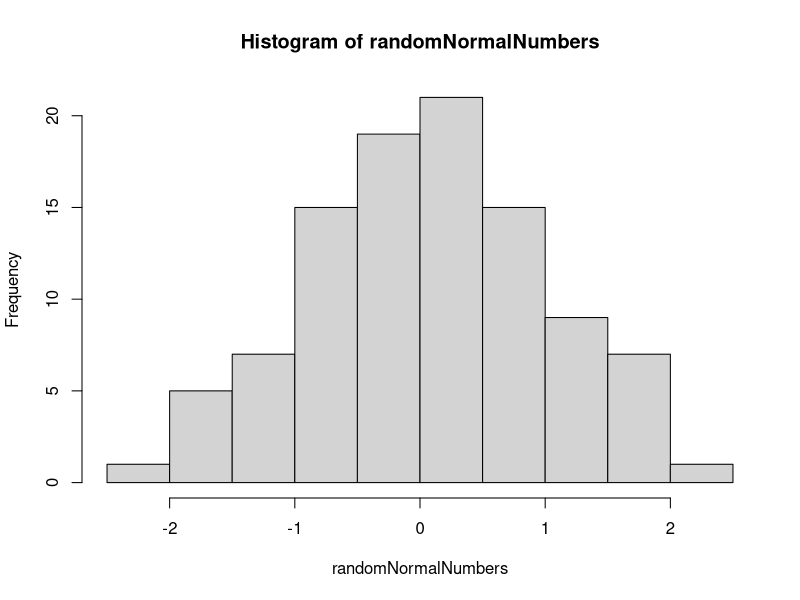
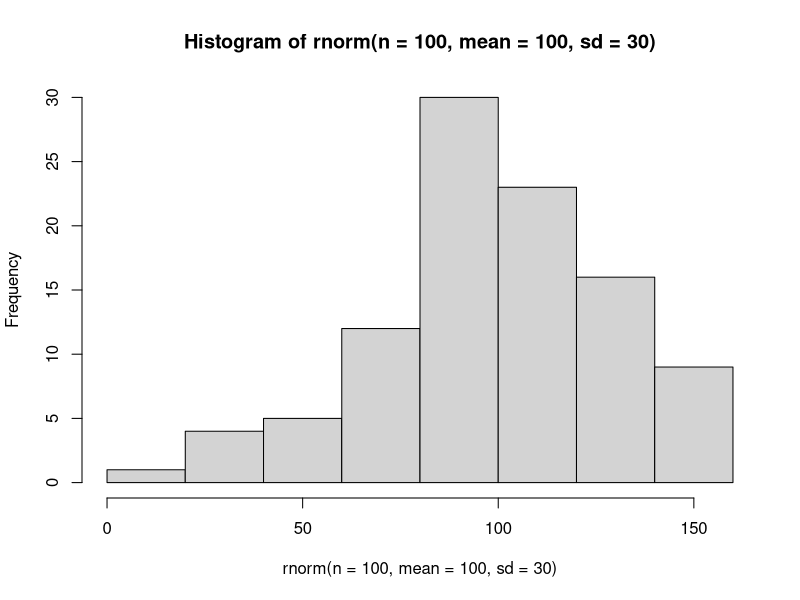

These figures' R source, in order: (Note: this script raises an error after producing the figures.)
#### Vectors, Matrices, Data Frames, and Lists
#### 17 January 2023
#### JMF

#### Vectors Continued.
## Properties

## Coercion 

### All atomic vectors are of the same data type
### If you use c() to assemble different data types, R coerces them

## logical -> integer -> double -> character (always goes to lowest type)

a <- c(2, 2.2)
a

#coerces to double 

b <- c("purple","green")
typeof(b)

d <- c(a,b)
print (d) # coerces to character which is why the numbers have "" around them in the console

### comparison operators yeild a logical result
a<- runif(10)
print(a)

a > 0.5 # conditional statement will give a logical result/ string of T/F of the different elements

### How many elements in the vector are greater than 0.5
sum(a>0.5)
mean(a>0.5) #what proportion of vector are greater than 0.5

#### Vectorization
## add a constant to a vector (does it automatically instead of you doing it by row)

z <- c(10, 20, 30)
z + 1 

##what happens when vectors are added together

y<- c(1,2,3)
z + y # results in an "element by element" operation on the vector 

z^2

## Recycling 
# what if vector lengths are not equal?

z
x<- c(1,2)
z+x #warning is issued but the calculation is still made. The shorter vector is always recycled
## recycling is the first number being used again if the numbers are not the same length

#### Simulating data: runif and rnorm()

runif (5) #5 random numbers
runif(n=5, min=5,max=10) 

set.seed(111) #set.seed can be any number, sets random number generator (is reproduciable)
runif(n=5, min=5,max=10)

##rnorm: random normal values with mean 0 and sd 1
randomNormalNumbers<-rnorm(100)
mean(randomNormalNumbers) #hist function shows distribution 

hist(randomNormalNumbers) # you get a histogram obvi hehe


rnorm(n=100,mean=100,sd=30)
hist(rnorm(n=100,mean=100,sd=30))

#### Matix Data Structures
## leaving atomic vectors behind
## 2 dimensional (rows and columns)
## homogenous data types

#matrix is an atomic vector organized into rows and columns
my_vec<-1:12
m<-matrix(data=my_vec, nrow=4)
m

m<-matrix(data=my_vec, ncol=3)
m

m<-matrix(data=my_vec, ncol=3, byrow=T)
m

### Lists 
## are like atomic vectors BUT each element can hold different data types (and different sizes)

myList <- list(1:10, matrix (1:8, nrow=4, byrow=TRUE), letters[1:3], pi)
#making a list with 4 different elements
class(myList)
str(myList)


### Subsetting lists
## using [] gives you a single item BUT not the elements 
myList[4]
myList[4] - 3 #won't work // single bracket gives you only elements in the slot which is always type list

# to grab object itself, use [[]]

myList[[4]] #now looks like a vector // only one item // can access
myList[[4]] - 3

myList[[2]][4,1] # 4th row, 1st column // 2 dim subsetting  -> first number is row index, second is column 

myList[c(1,2)]# to obtain multiple compartments of list

c(myList[[1]], myList[[2]]) # to obtain multiple elements within list 

### Name list items when they are created
myList2<- list(Tester=FALSE, littleM = matrix(1:9, nrow=3))
myList2$Tester ## $ accesses named elements 

myList2$littleM[2,3] # extracts second row, third column of littleM

myList2$littleM [2,] # leave colmun blank if you want all elements of a row

myList2$littleM[2] #gives second element

### unlist to string everything back to vector

unRolled<- unlist(myList2)
unRolled


data(iris)
head(iris) # head is a function that lets us see the first 6 rows
plot(Sepal.Length ~ Petal.Length, data= iris) # y variable ~ x variable

# r regression to test significance 
# lm = linear model
model <- lm(Sepal.Length ~ Petal.Length, data=iris)
results <- summary(model)

#we care about the estimate

str(results)
results$coefficients
#use [] to extract Petal.Length pvalue
# different way: use unlist()

results$coefficients[2,4] #extracts value

results[[4]][2,4] #another way to do it

unlist(results)$coefficients8 #another way to do it

### Data Frames
## (list of) Equal length vectors, each of which is a column

varA <- 1:12
varB <- rep(c("Con", "LowN", "HighN"), each=4)
varB

varC <- runif(12)

dFrame <- data.frame(varA, varB, varC, StringAsFactors=FALSE)
print(dFrame)

str(dFrame) # shows what each type is 

# add another row 

newData <- list(varA=13, varB="HighN", varC= O.678)  ???
  
# USE rbind()
  dframe <- rbind(dFrame, newData) ??
  
### why can't we use C?
  
newData2 <- c(14, "HighN", 0.668)
dFrame <- rbind (dFrame, Newdata2)


### add a column
newVar <- runif(12)
# use dim to check how many rows and columns you have
#use cbind() funciton to add column

dFrame <- cbind(dFrame, newVar)


### Data Frames vs Matricies 

zMat <- matrix(data=1:30,ncol=3,byrow=TRUE)

zDframe<- as.data.frame(zMat) #as. coerces it into someting?
# you will get "V1" as a heading if you didn't name it and you will have row IDs

str(zDframe) #two different ways to visualize 
str(zMat)

#finding specific integer
zMat[3,3]
zDframe[3,3]

#finding all integers in one column
zMat[,3]
zDframe[,3]
zDframe$V3

#fidning whole row
zMat[3,]
zDframe[3,]

zMat [3] #third number is given
zDframe[3] #different! whole third column is given

##### Eliminating NAs 
# complete.cases() function

zD<- c(NA, rnorm(10), NA, rnorm(3))
complete.cases(zD) #returns a logical output with T/F

#clean out NAs
zD[complete.cases(zD)] #automatically removes NAs 
which(!complete.cases(zD)) # !: is not //use to find which numbers are NA
which(is.na(zD)) # another why to do it

# can use witha matrix

m<-matrix(1:20, nrow=5)
m[1,1]<-NA #assigning that number as an NA
m[5,4]<-NA 
m

complete.cases(m) # gives t/f as to whether whole row is "complete" (no NAs)
m[complete.cases(m),] # gives rows that do not have NAs // , : all rows

## get complete cases for only certain rows
m[complete.cases(m[,c(1:2)]),] # need all the commas



                 
  